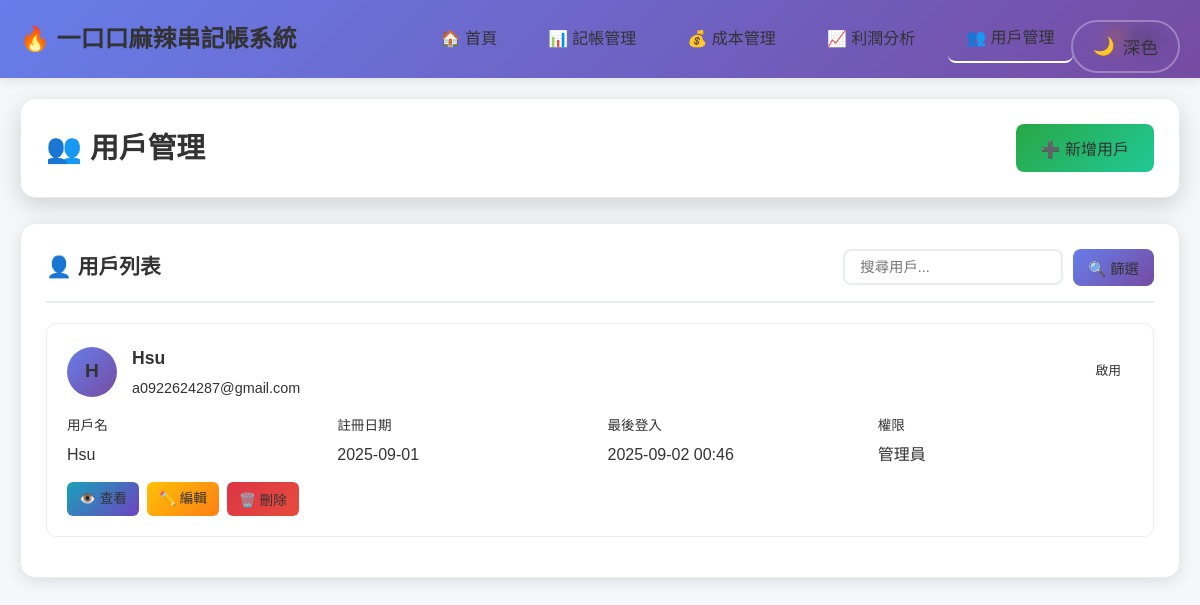
/dashboard/users/ (signed in), run on the app's committed database.
### accounts/models.py (models this page shows, shortened)
class User(AbstractUser):
    ROLE_CHOICES = [
        ('founder', '創始人'),
        ('franchisee', '加盟商'),
        ('staff', '員工'),
    ]
    role = models.CharField(
        max_length=20,
        choices=ROLE_CHOICES,
        default='founder',
        verbose_name='角色'
    )
    store_id = models.CharField(
        max_length=50,
        default='main_store',
        verbose_name='店面ID'
    )
    phone = models.CharField(
        max_length=20,
        blank=True,
        verbose_name='電話'
    )
    is_active = models.BooleanField(
        default=True,
        verbose_name='啟用狀態'
    )
    last_login_ip = models.GenericIPAddressField(
        blank=True,
        null=True,
        verbose_name='最後登入IP'
    )
    class Meta:
        verbose_name = '使用者'
        verbose_name_plural = '使用者'
        ordering = ['-date_joined']

### onecoco/views.py (the view)
# urls.py: path('dashboard/users/', views.user_management, name='user_management'),
@login_required
def user_management(request):
    users = User.objects.all().order_by('-date_joined')
    context = {
        'users': users,
        'user': request.user,
    }
    return render(request, 'dashboard/user_management_unified.html', context)

### templates/dashboard/user_management_unified.html (shortened to what this page needs)
{% extends 'base/base.html' %}
{% load static %}
{% block page_header %}
<div class="page-header">
    <h2>👥 用戶管理</h2>
    <button class="add-user-btn" onclick="ModalUtils.showModal('addUserModal')">
        ➕ 新增用戶
    </button>
</div>
{% endblock %}
{% block content %}
<div class="users-table">
    <div class="table-header">
        <h3>👤 用戶列表</h3>
        <div class="table-controls">
            <input type="text" class="search-input" placeholder="搜尋用戶..." id="userSearch">
            <button class="filter-btn" onclick="filterUsers()">🔍 篩選</button>
        </div>
    </div>
    <div class="users-list" id="usersList">
        {% if users %}
            {% for user in users %}
            <div class="user-item" data-user-id="{{ user.id }}">
                <div class="user-header">
                    <div class="user-info">
                        <div class="user-avatar">
                            {{ user.first_name|first|default:user.username|first|upper }}
                        </div>
                        <div class="user-details">
                            <h4>{{ user.get_full_name|default:user.username }}</h4>
                            <p>{{ user.email }}</p>
                        </div>
                    </div>
                    <div class="user-status {% if user.is_active %}active{% else %}inactive{% endif %}">
                        {% if user.is_active %}啟用{% else %}停用{% endif %}
                    </div>
                </div>
                <div class="user-details-grid">
                    <div class="user-detail">
                        <span class="user-detail-label">用戶名</span>
                        <span class="user-detail-value">{{ user.username }}</span>
                    </div>
                    <div class="user-detail">
                        <span class="user-detail-label">註冊日期</span>
                        <span class="user-detail-value">{{ user.date_joined|date:"Y-m-d" }}</span>
                    </div>
                    <div class="user-detail">
                        <span class="user-detail-label">最後登入</span>
                        <span class="user-detail-value">{{ user.last_login|date:"Y-m-d H:i"|default:"從未登入" }}</span>
                    </div>
                    <div class="user-detail">
                        <span class="user-detail-label">權限</span>
                        <span class="user-detail-value">{% if user.is_staff %}管理員{% else %}一般用戶{% endif %}</span>
                    </div>
                </div>
                <div class="user-actions">
                    <a href="{% url 'user_detail' user.id %}" class="action-btn view-btn">
                        👁️ 查看
                    </a>
                    <a href="{% url 'user_edit' user.id %}" class="action-btn edit-btn">
                        ✏️ 編輯
                    </a>
                    <button class="action-btn delete-btn" onclick="deleteUser({{ user.id }})">
                        🗑️ 刪除
                    </button>
                </div>
            </div>
            {% endfor %}
        {% else %}
            <div class="empty-state">
                <h4>👤 暫無用戶記錄</h4>
                <p>點擊「新增用戶」開始管理用戶</p>
            </div>
        {% endif %}
    </div>
</div>
{% endblock %}

### static/css/global-theme.css (style rules this page uses)
* { margin: 0; padding: 0; box-sizing: border-box; }
body { font-family: 'Microsoft JhengHei', Arial, sans-serif; background: #f5f7fa; color: #333; line-height: 1.6; }
body:not([data-theme="dark"]) { background: #f5f7fa !important; color: #333 !important; }
body:not([data-theme="dark"]) * { background-color: transparent !important; color: #333 !important; }
body:not([data-theme="dark"]) .card, body:not([data-theme="dark"]) .page-header, body:not([data-theme="dark"]) .filter-section, body:not([data-theme="dark"]) .records-section, body:not([data-theme="dark"]) .users-table, body:not([data-theme="dark"]) .profit-card { background: white !important; color: #333 !important; border: 1px solid #e9ecef !important; }

### data on the page
User: first_name|first "H", get_full_name "Hsu", email "a0922624287@gmail.com", is_active "啟用", username "Hsu", date_joined "2025-09-01", last_login "2025-09-02 00:46", is_staff "管理員"
